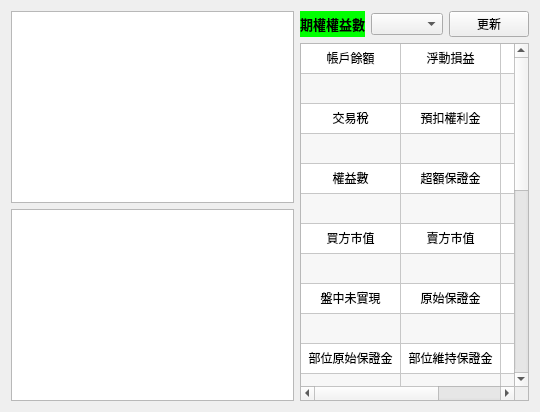
      <widget class="QWidget" name="tab_2">
       <attribute name="title">
        <string>期權帳務</string>
       </attribute>
       <layout class="QGridLayout" name="gridLayout">
        <item row="0" column="0">
         <layout class="QHBoxLayout" name="horizontalLayout_7" stretch="3,2">
          <item>
           <layout class="QVBoxLayout" name="verticalLayout_5">
            <item>
             <widget class="QTableView" name="Reply_TBW">
              <property name="alternatingRowColors">
               <bool>true</bool>
              </property>
             </widget>
            </item>
            <item>
             <widget class="QTableView" name="Open_TBW">
              <property name="alternatingRowColors">
               <bool>true</bool>
              </property>
             </widget>
            </item>
           </layout>
          </item>
          <item>
           <layout class="QVBoxLayout" name="verticalLayout_6" stretch="1,29">
            <item>
             <layout class="QHBoxLayout" name="horizontalLayout_6">
              <item>
               <widget class="QLabel" name="label_5">
                <property name="font">
                 <font>
                  <family>Arial</family>
                  <pointsize>10</pointsize>
                  <weight>75</weight>
                  <bold>true</bold>
                 </font>
                </property>
                <property name="autoFillBackground">
                 <bool>false</bool>
                </property>
                <property name="styleSheet">
                 <string notr="true">background-color: rgb(0, 255, 0);</string>
                </property>
                <property name="text">
                 <string>期權權益數</string>
                </property>
                <property name="alignment">
                 <set>Qt::AlignCenter</set>
                </property>
               </widget>
              </item>
              <item>
               <widget class="QComboBox" name="Future_Acc_CBox"/>
              </item>
              <item>
               <widget class="QPushButton" name="Right_Update_btn">
                <property name="text">
                 <string>更新</string>
                </property>
               </widget>
              </item>
             </layout>
            </item>
            <item>
             <widget class="QTableWidget" name="Right_TB">
              <property name="alternatingRowColors">
               <bool>true</bool>
              </property>
              <property name="rowCount">
               <number>26</number>
              </property>
              <property name="columnCount">
               <number>3</number>
              </property>
              <attribute name="horizontalHeaderVisible">
               <bool>false</bool>
              </attribute>
              <attribute name="verticalHeaderVisible">
               <bool>false</bool>
              </attribute>
              <row/>
              <row/>
              <row/>
              <row/>
              <row/>
              <row/>
              <row/>
              <row/>
              <row/>
              <row/>
              <row/>
              <row/>
              <row/>
              <row/>
              <row/>
              <row/>
              <row/>
              <row/>
              <row/>
              <row/>
              <row/>
              <row/>
              <row/>
              <row/>
              <row/>
              <row/>
              <column/>
              <column/>
              <column/>
              <item row="0" column="0">
               <property name="text">
                <string>帳戶餘額</string>
               </property>
               <property name="font">
                <font>
                 <weight>50</weight>
                 <bold>false</bold>
                </font>
               </property>
               <property name="textAlignment">
                <set>AlignCenter</set>
               </property>
              </item>
              <item row="0" column="1">
               <property name="text">
                <string>浮動損益</string>
               </property>
               <property name="textAlignment">
                <set>AlignCenter</set>
               </property>
              </item>
              <item row="0" column="2">
               <property name="text">
                <string>已實現費用</string>
               </property>
               <property name="textAlignment">
                <set>AlignCenter</set>
               </property>
              </item>
              <item row="1" column="0">
               <property name="text">
                <string/>
               </property>
               <property name="textAlignment">
                <set>AlignCenter</set>
               </property>
              </item>
              <item row="1" column="1">
               <property name="text">
                <string/>
               </property>
               <property name="textAlignment">
                <set>AlignCenter</set>
               </property>
              </item>
              <item row="1" column="2">
               <property name="text">
                <string/>
               </property>
               <property name="textAlignment">
                <set>AlignCenter</set>
               </property>
              </item>
              <item row="2" column="0">
               <property name="text">
                <string>交易稅</string>
               </property>
               <property name="font">
                <font>
                 <weight>50</weight>
                 <bold>false</bold>
                </font>
               </property>
               <property name="textAlignment">
                <set>AlignCenter</set>
               </property>
              </item>
              <item row="2" column="1">
               <property name="text">
                <string>預扣權利金</string>
               </property>
               <property name="textAlignment">
                <set>AlignCenter</set>
               </property>
              </item>
              <item row="2" column="2">
               <property name="text">
                <string>權利金收付</string>
               </property>
               <property name="textAlignment">
                <set>AlignCenter</set>
               </property>
              </item>
              <item row="3" column="0">
               <property name="text">
                <string/>
               </property>
               <property name="font">
                <font>
                 <weight>50</weight>
                 <bold>false</bold>
                </font>
               </property>
               <property name="textAlignment">
                <set>AlignCenter</set>
               </property>
              </item>
              <item row="3" column="1">
               <property name="text">
                <string/>
               </property>
               <property name="textAlignment">
                <set>AlignCenter</set>
               </property>
              </item>
              <item row="3" column="2">
               <property name="text">
                <string/>
               </property>
               <property name="textAlignment">
                <set>AlignCenter</set>
               </property>
              </item>
              <item row="4" column="0">
               <property name="text">
                <string>權益數</string>
               </property>
               <property name="font">
                <font>
                 <weight>50</weight>
                 <bold>false</bold>
                </font>
               </property>
               <property name="textAlignment">
                <set>AlignCenter</set>
               </property>
              </item>
              <item row="4" column="1">
               <property name="text">
                <string>超額保證金</string>
               </property>
               <property name="textAlignment">
                <set>AlignCenter</set>
               </property>
              </item>
              <item row="4" column="2">
               <property name="text">
                <string>存提款</string>
               </property>
               <property name="textAlignment">
                <set>AlignCenter</set>
               </property>
              </item>
              <item row="5" column="0">
               <property name="text">
                <string/>
               </property>
               <property name="textAlignment">
                <set>AlignCenter</set>
               </property>
              </item>
              <item row="5" column="1">
               <property name="text">
                <string/>
               </property>
               <property name="textAlignment">
                <set>AlignCenter</set>
               </property>
              </item>
              <item row="5" column="2">
               <property name="text">
                <string/>
               </property>
               <property name="textAlignment">
                <set>AlignCenter</set>
               </property>
              </item>
              <item row="6" column="0">
               <property name="text">
                <string>買方市值</string>
               </property>
               <property name="textAlignment">
                <set>AlignCenter</set>
               </property>
              </item>
              <item row="6" column="1">
               <property name="text">
                <string>賣方市值</string>
               </property>
               <property name="textAlignment">
                <set>AlignCenter</set>
               </property>
              </item>
              <item row="6" column="2">
               <property name="text">
                <string>期貨平倉損益</string>
               </property>
               <property name="font">
                <font>
                 <weight>50</weight>
                 <bold>false</bold>
                </font>
               </property>
               <property name="textAlignment">
                <set>AlignCenter</set>
               </property>
              </item>
              <item row="7" column="0">
               <property name="text">
                <string/>
               </property>
               <property name="textAlignment">
                <set>AlignCenter</set>
               </property>
              </item>
              <item row="7" column="1">
               <property name="text">
                <string/>
               </property>
               <property name="textAlignment">
                <set>AlignCenter</set>
               </property>
              </item>
              <item row="7" column="2">
               <property name="text">
                <string/>
               </property>
               <property name="textAlignment">
                <set>AlignCenter</set>
               </property>
              </item>
              <item row="8" column="0">
               <property name="text">
                <string>盤中未實現</string>
               </property>
               <property name="textAlignment">
                <set>AlignCenter</set>
               </property>
              </item>
              <item row="8" column="1">
               <property name="text">
                <string>原始保證金</string>
               </property>
               <property name="textAlignment">
                <set>AlignCenter</set>
               </property>
              </item>
              <item row="8" column="2">
               <property name="text">
                <string>維持保證金</string>
               </property>
               <property name="textAlignment">
                <set>AlignCenter</set>
               </property>
              </item>
              <item row="9" column="0">
               <property name="text">
                <string/>
               </property>
               <property name="textAlignment">
                <set>AlignCenter</set>
               </property>
              </item>
              <item row="9" column="1">
               <property name="text">
                <string/>
               </property>
               <property name="textAlignment">
                <set>AlignCenter</set>
               </property>
              </item>
              <item row="9" column="2">
               <property name="text">
                <string/>
               </property>
               <property name="textAlignment">
                <set>AlignCenter</set>
               </property>
              </item>
              <item row="10" column="0">
               <property name="text">
                <string>部位原始保證金</string>
               </property>
               <property name="textAlignment">
                <set>AlignCenter</set>
               </property>
              </item>
              <item row="10" column="1">
               <property name="text">
                <string>部位維持保證金</string>
               </property>
               <property name="textAlignment">
                <set>AlignCenter</set>
               </property>
              </item>
              <item row="10" column="2">
               <property name="text">
                <string>委託保證金</string>
               </property>
               <property name="textAlignment">
                <set>AlignCenter</set>
               </property>
              </item>
              <item row="11" column="0">
               <property name="text">
                <string/>
               </property>
               <property name="textAlignment">
                <set>AlignCenter</set>
               </property>
              </item>
              <item row="11" column="1">
               <property name="text">
                <string/>
               </property>
               <property name="textAlignment">
                <set>AlignCenter</set>
               </property>
              </item>
              <item row="11" column="2">
               <property name="text">
                <string/>
               </property>
               <property name="textAlignment">
                <set>AlignCenter</set>
               </property>
              </item>
              <item row="12" column="0">
               <property name="text">
                <string>超額最佳保證金</string>
               </property>
               <property name="textAlignment">
                <set>AlignCenter</set>
               </property>
              </item>
              <item row="12" column="1">
               <property name="text">
                <string>權利總值</string>
               </property>
               <property name="font">
                <font>
                 <weight>50</weight>
                 <bold>false</bold>
                </font>
               </property>
               <property name="textAlignment">
                <set>AlignCenter</set>
               </property>
              </item>
              <item row="12" column="2">
               <property name="text">
                <string>預扣費用</string>
               </property>
               <property name="textAlignment">
                <set>AlignCenter</set>
               </property>
              </item>
              <item row="13" column="0">
               <property name="text">
                <string/>
               </property>
               <property name="textAlignment">
                <set>AlignCenter</set>
               </property>
              </item>
              <item row="13" column="1">
               <property name="text">
                <string/>
               </property>
               <property name="textAlignment">
                <set>AlignCenter</set>
               </property>
              </item>
              <item row="13" column="2">
               <property name="text">
                <string/>
               </property>
               <property name="textAlignment">
                <set>AlignCenter</set>
               </property>
              </item>
              <item row="14" column="0">
               <property name="text">
                <string>原始保證金</string>
               </property>
               <property name="textAlignment">
                <set>AlignCenter</set>
               </property>
              </item>
              <item row="14" column="1">
               <property name="text">
                <string>昨日餘額</string>
               </property>
               <property name="textAlignment">
                <set>AlignCenter</set>
               </property>
              </item>
              <item row="14" column="2">
               <property name="text">
                <string>選擇權組合單加不加收保證金</string>
               </property>
               <property name="textAlignment">
                <set>AlignCenter</set>
               </property>
              </item>
              <item row="15" column="0">
               <property name="text">
                <string/>
               </property>
               <property name="textAlignment">
                <set>AlignCenter</set>
               </property>
              </item>
              <item row="15" column="1">
               <property name="text">
                <string/>
               </property>
               <property name="textAlignment">
                <set>AlignCenter</set>
               </property>
              </item>
              <item row="15" column="2">
               <property name="text">
                <string/>
               </property>
               <property name="textAlignment">
                <set>AlignCenter</set>
               </property>
              </item>
              <item row="16" column="0">
               <property name="text">
                <string>維持率</string>
               </property>
               <property name="textAlignment">
                <set>AlignCenter</set>
               </property>
              </item>
              <item row="16" column="1">
               <property name="text">
                <string>幣別</string>
               </property>
               <property name="textAlignment">
                <set>AlignCenter</set>
               </property>
              </item>
              <item row="16" column="2">
               <property name="text">
                <string>足額原始保證金</string>
               </property>
               <property name="textAlignment">
                <set>AlignCenter</set>
               </property>
              </item>
              <item row="17" column="0">
               <property name="text">
                <string/>
               </property>
               <property name="textAlignment">
                <set>AlignCenter</set>
               </property>
              </item>
              <item row="17" column="1">
               <property name="text">
                <string/>
               </property>
               <property name="textAlignment">
                <set>AlignCenter</set>
               </property>
              </item>
              <item row="17" column="2">
               <property name="text">
                <string/>
               </property>
               <property name="textAlignment">
                <set>AlignCenter</set>
               </property>
              </item>
              <item row="18" column="0">
               <property name="text">
                <string>足額維持保證金</string>
               </property>
               <property name="textAlignment">
                <set>AlignCenter</set>
               </property>
              </item>
              <item row="18" column="1">
               <property name="text">
                <string>足額可用</string>
               </property>
               <property name="textAlignment">
                <set>AlignCenter</set>
               </property>
              </item>
              <item row="18" column="2">
               <property name="text">
                <string>抵繳金額</string>
               </property>
               <property name="textAlignment">
                <set>AlignCenter</set>
               </property>
              </item>
              <item row="19" column="0">
               <property name="text">
                <string/>
               </property>
               <property name="textAlignment">
                <set>AlignCenter</set>
               </property>
              </item>
              <item row="19" column="1">
               <property name="text">
                <string/>
               </property>
               <property name="textAlignment">
                <set>AlignCenter</set>
               </property>
              </item>
              <item row="19" column="2">
               <property name="text">
                <string/>
               </property>
               <property name="textAlignment">
                <set>AlignCenter</set>
               </property>
              </item>
              <item row="20" column="0">
               <property name="text">
                <string>有價可用</string>
               </property>
               <property name="textAlignment">
                <set>AlignCenter</set>
               </property>
              </item>
              <item row="20" column="1">
               <property name="text">
                <string>超額保證金</string>
               </property>
               <property name="textAlignment">
                <set>AlignCenter</set>
               </property>
              </item>
              <item row="20" column="2">
               <property name="text">
                <string>足額現金可用</string>
               </property>
               <property name="textAlignment">
                <set>AlignCenter</set>
               </property>
              </item>
              <item row="21" column="0">
               <property name="text">
                <string/>
               </property>
               <property name="textAlignment">
                <set>AlignCenter</set>
               </property>
              </item>
              <item row="21" column="1">
               <property name="text">
                <string/>
               </property>
               <property name="textAlignment">
                <set>AlignCenter</set>
               </property>
              </item>
              <item row="21" column="2">
               <property name="text">
                <string/>
               </property>
               <property name="textAlignment">
                <set>AlignCenter</set>
               </property>
              </item>
              <item row="22" column="0">
               <property name="text">
                <string>有價價值</string>
               </property>
               <property name="textAlignment">
                <set>AlignCenter</set>
               </property>
              </item>
              <item row="22" column="1">
               <property name="text">
                <string>風險指標</string>
               </property>
               <property name="textAlignment">
                <set>AlignCenter</set>
               </property>
              </item>
              <item row="22" column="2">
               <property name="text">
                <string>選擇權到期差異</string>
               </property>
               <property name="textAlignment">
                <set>AlignCenter</set>
               </property>
              </item>
              <item row="23" column="0">
               <property name="text">
                <string/>
               </property>
               <property name="textAlignment">
                <set>AlignCenter</set>
               </property>
              </item>
              <item row="23" column="1">
               <property name="text">
                <string/>
               </property>
               <property name="textAlignment">
                <set>AlignCenter</set>
               </property>
              </item>
              <item row="23" column="2">
               <property name="text">
                <string/>
               </property>
               <property name="textAlignment">
                <set>AlignCenter</set>
               </property>
              </item>
              <item row="24" column="0">
               <property name="text">
                <string>選擇權到期差損</string>
               </property>
               <property name="textAlignment">
                <set>AlignCenter</set>
               </property>
              </item>
              <item row="24" column="1">
               <property name="text">
                <string>期貨到期損益</string>
               </property>
               <property name="textAlignment">
                <set>AlignCenter</set>
               </property>
              </item>
              <item row="24" column="2">
               <property name="text">
                <string>加收保證金</string>
               </property>
               <property name="textAlignment">
                <set>AlignCenter</set>
               </property>
              </item>
             </widget>
            </item>
           </layout>
          </item>
         </layout>
        </item>
       </layout>
      </widget>
